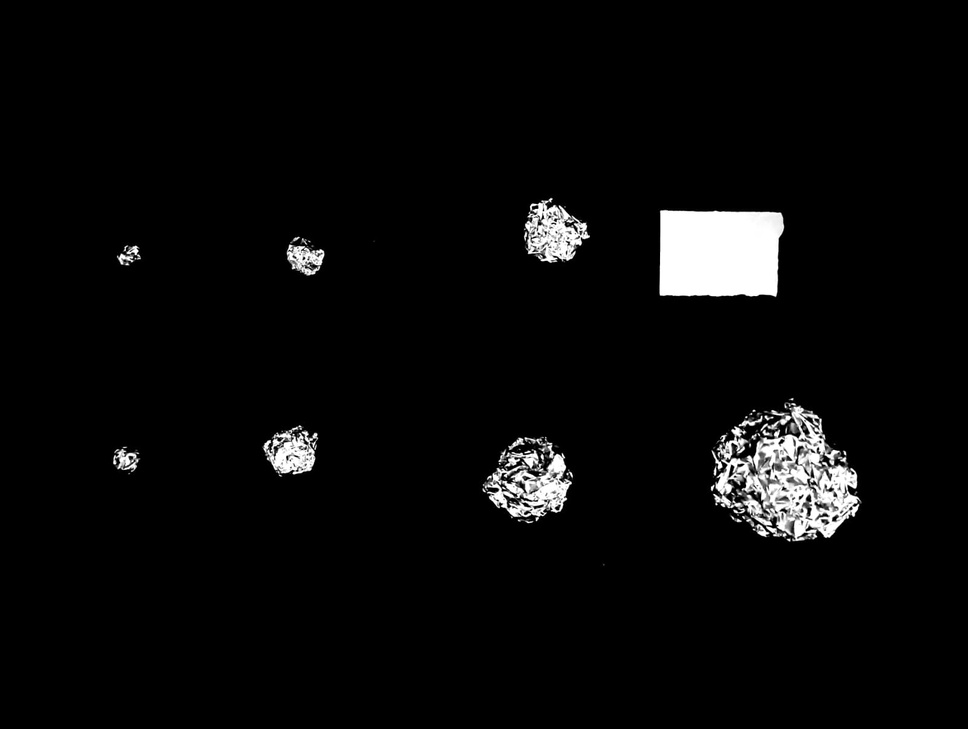
#> input picture Fractales/PapelAluminio.jpeg, 968 x 729 px, shrunk from 1600 x 1204 before the run
$ python PRPR.py
#> lines starting #> are read from the running program, lines starting #| are printed output that depends on the picture; after the words box and inside, x2 and y2 are one past the last pixel; in counts of white or black regions, pixels touching at a corner belong together
import cv2
import numpy as np
AREA_BASE = 54*38 #mm²

img = cv2.imread('PapelAluminio.jpeg')
#> img is the input picture: shape (729, 968, 3); min 0, max 255, mean 9.7
#cv2.imshow('Original', img)

#ret,thresh1 = cv2.threshold(img,127,255,cv2.THRESH_BINARY)

#img = thresh1


gray = cv2.cvtColor(img, cv2.COLOR_BGR2GRAY)

canny = cv2.Canny(gray, 70, 500)
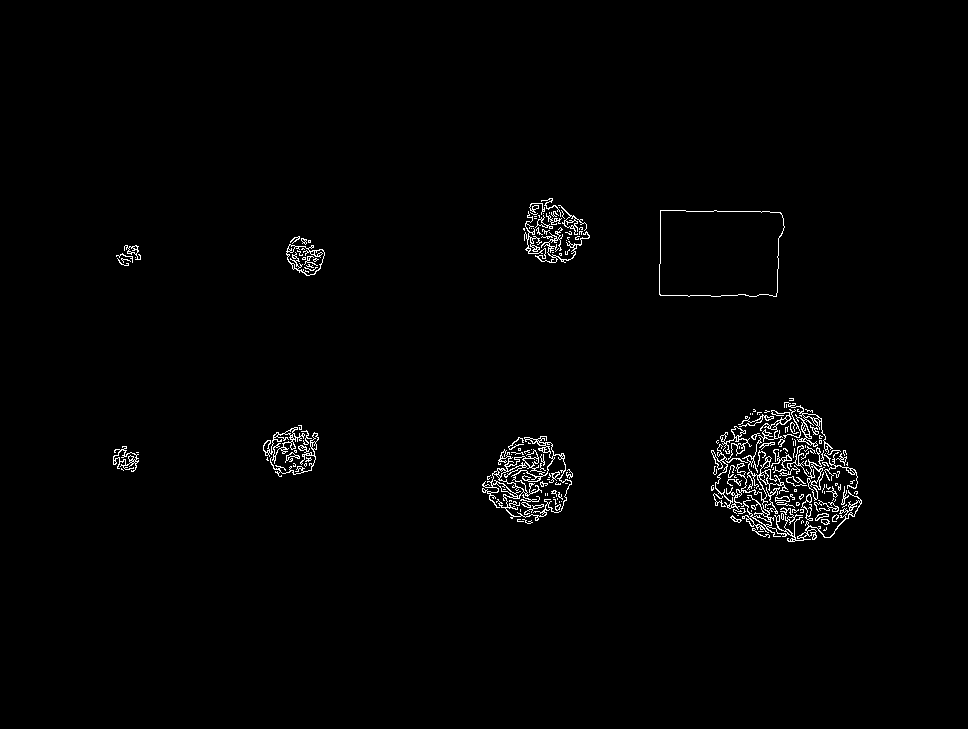
#> canny: shape (729, 968); 1.4% white in thin lines or dots, all inside (x1, y1, x2, y2) = (113, 198, 862, 542)

contours, hierarchy = cv2.findContours(canny, cv2.RETR_EXTERNAL, cv2.CHAIN_APPROX_NONE)
#> contours = 164 contours, 131 with area under 20; largest, box (x1, y1, x2, y2) and area: (659, 210, 785, 297) 10044, (482, 436, 572, 521) 3516, (711, 437, 862, 542) 897, (286, 244, 325, 276) 803, (784, 402, 841, 455) 284
print("Number of Contours = " ,len(contours))
#| Number of Contours =  164
#cv2.imshow('Canny Edges', canny)

for i, cnt in enumerate(contours):
	M = cv2.moments(cnt)
	if M['m00'] != 0.0:
		x1 = int(M['m10']/M['m00'])
		y1 = int(M['m01']/M['m00'])
	area = cv2.contourArea(cnt)
	perimeter = cv2.arcLength(cnt, True)
	perimeter = round(perimeter, 4)
	print(f'Area of contour :', area)
	#print(f'Perimeter of contour {i+1}:', perimeter)
	img = cv2.drawContours(img, [cnt], -1, (0,255,255), 3)
	cv2.putText(img, f'Area :{area}', (x1, y1), cv2.FONT_HERSHEY_SIMPLEX, 0.6, (0, 255, 0), 2)
#> this loop made 164 passes
#> (x1, y1, area, perimeter) on passes 4, 7, 9, 11, 23, 27, 28, 35, 37, 38: (824, 521, 31.5, 23.9), (753, 523, 61, 92.91), (735, 519, 29, 27.8), (821, 515, 42.5, 34.73), (831, 508, 28.5, 163.9), (782, 498, 46.5, 37.9), (808, 503, 49, 129.9), (773, 499, 21, 144.9), (843, 499, 20, 62.63), (834, 493, 21, 38.97)
#> (x1, y1) on passes 61 to 66: (305, 464), (294, 465), (846, 464), (825, 463), (291, 459), (308, 459)
#| Area of contour : 10.5
#| Area of contour : 1.0
#| Area of contour : 0.0
#| Area of contour : 31.5
#| Area of contour : 1.0
#| Area of contour : 1.0
#| Area of contour : 61.0
#| Area of contour : 0.0
#> (further printed lines are left out)
#> pass 2, `img = cv2.drawContours(img, [cnt], -1, (0,255,255), 3)`:
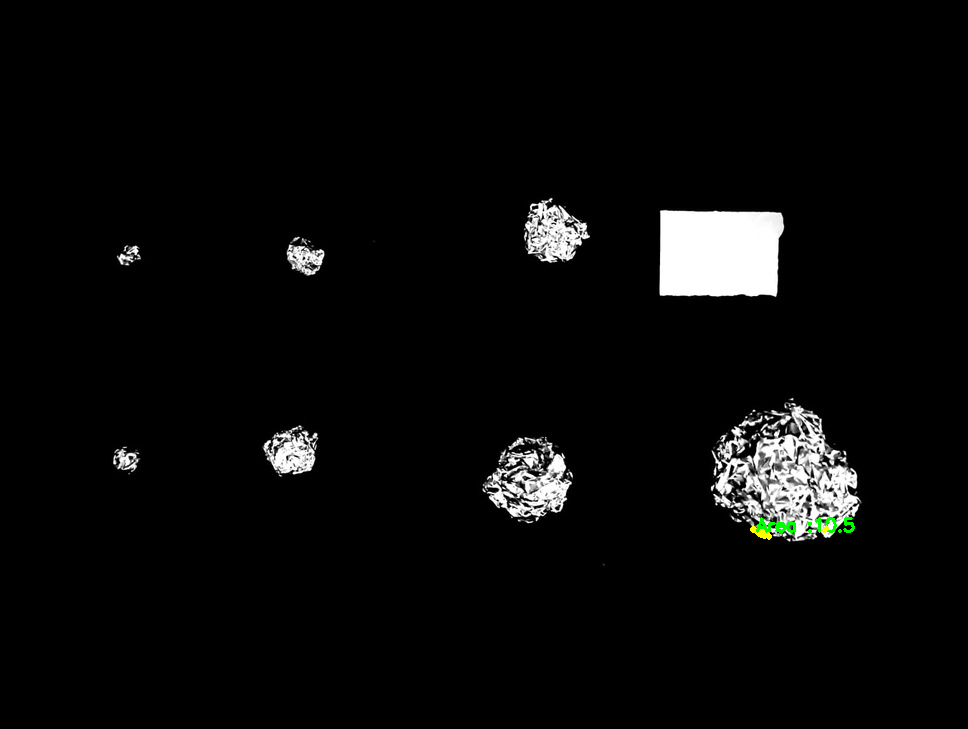
#> img: shape (729, 968, 3); mean B, G, R 9.5, 9.8, 9.6
#> pass 3, `img = cv2.drawContours(img, [cnt], -1, (0,255,255), 3)`:
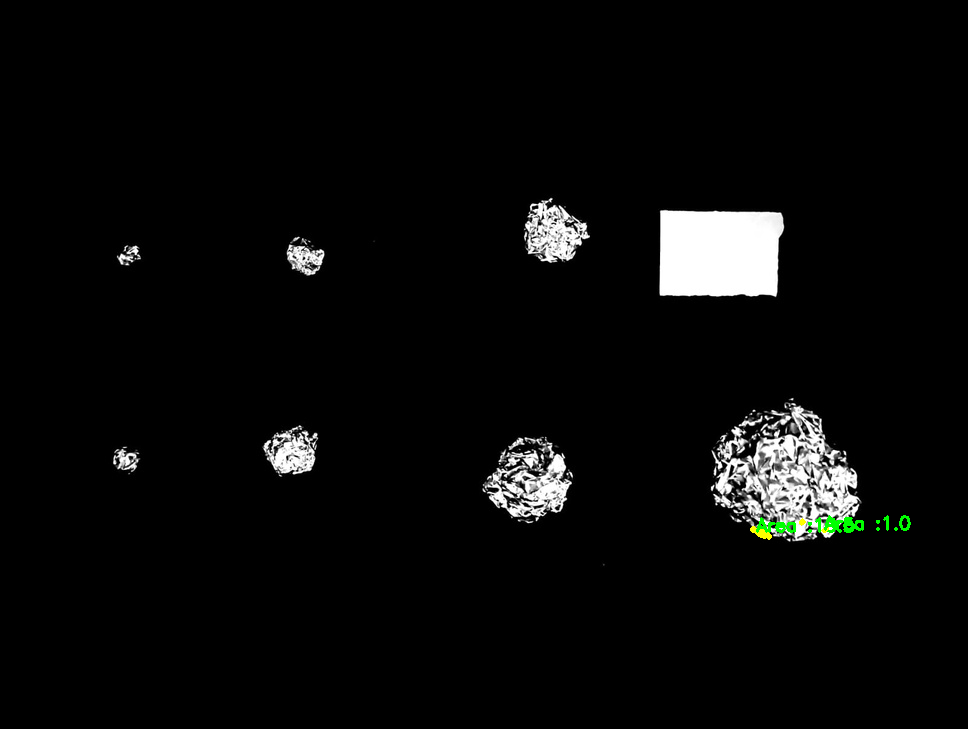
#> img: shape (729, 968, 3); 0.06% of pixels changed, all inside (x1, y1, x2, y2) = (799, 515, 911, 531)
#> after the loop:
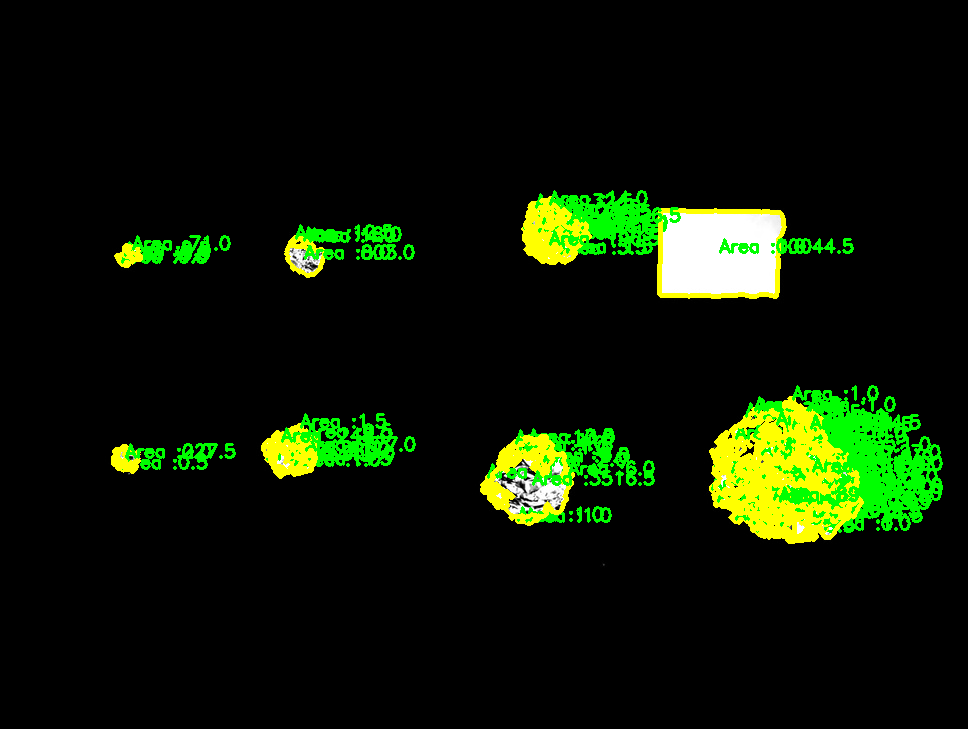
#> img: shape (729, 968, 3); 7.6% of pixels changed, all inside (x1, y1, x2, y2) = (111, 190, 943, 544)


cv2.imshow('Contours', img)
cv2.waitKey(0)

$ run again, with Fractales/PapelComprimido.jpeg copied over Fractales/PapelAluminio.jpeg
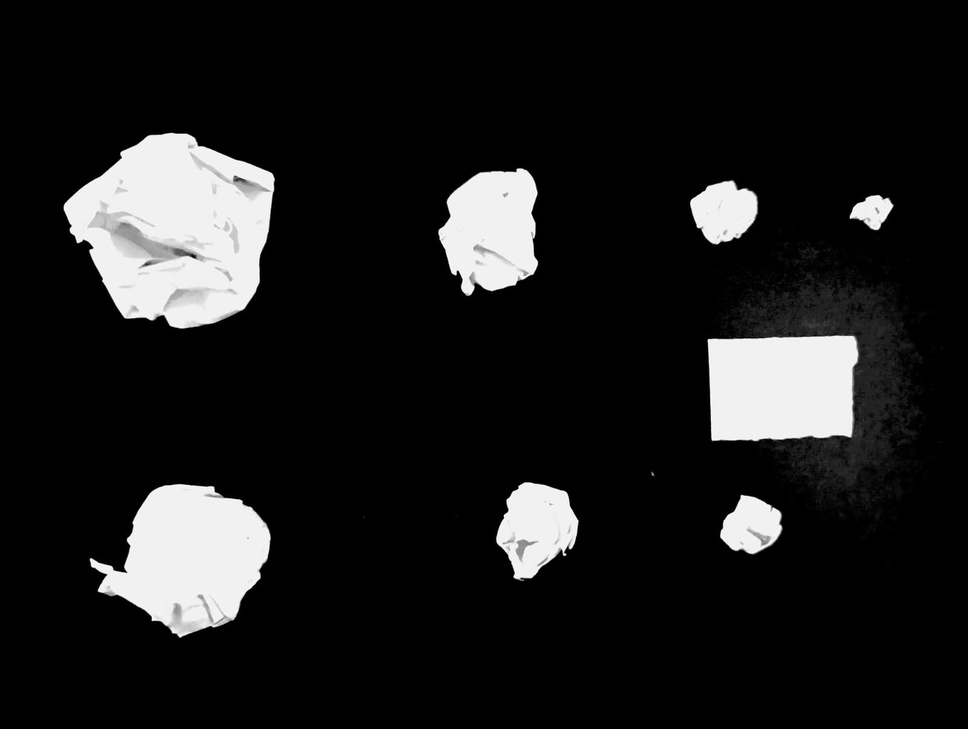
#> input picture Fractales/PapelComprimido.jpeg, 968 x 729 px, shrunk from 1600 x 1204 before the run
#> img is the input picture: shape (729, 968, 3); min 0, max 255, mean 28.5
#> `canny = cv2.Canny(gray, 70, 500)`:
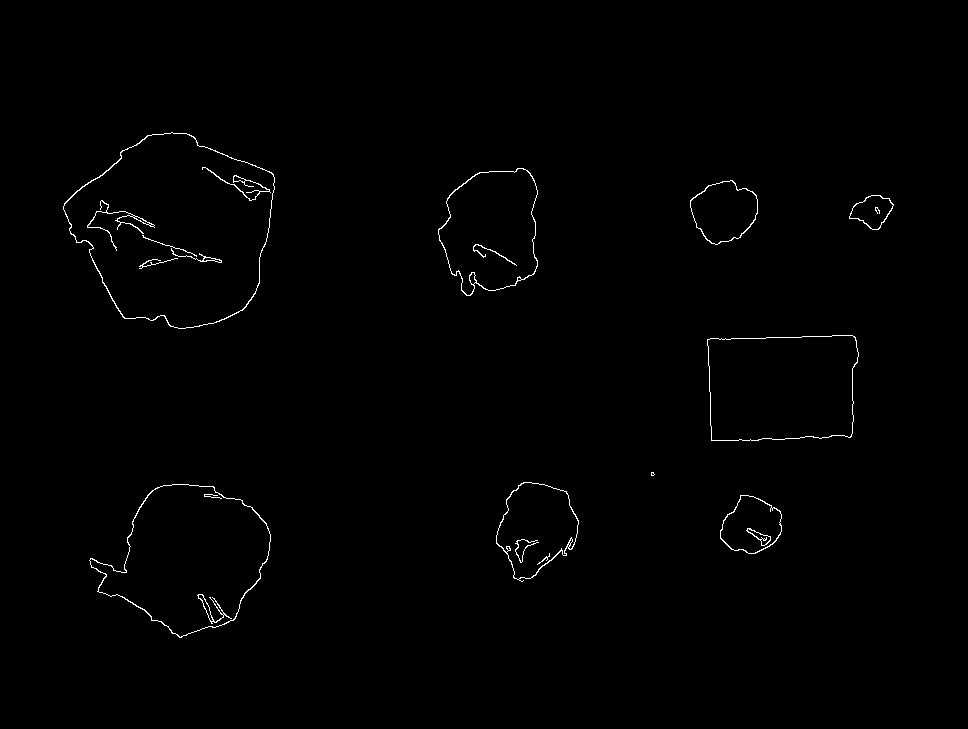
#> canny: shape (729, 968); 0.66% white in thin lines or dots, all inside (x1, y1, x2, y2) = (63, 132, 894, 638)
#> contours = 9 contours, 1 with area under 20; largest, box (x1, y1, x2, y2) and area: (63, 132, 275, 329) 29354, (89, 484, 271, 638) 17362, (707, 335, 859, 441) 14579, (438, 168, 538, 296) 9568, (496, 482, 579, 582) 5458, (690, 180, 758, 245) 3062, (720, 495, 782, 554) 2562, (849, 195, 894, 230) 938
#| Number of Contours =  9
#> the loop `for i, cnt in enumerate(contours):` made 9 passes
#> (x1, y1, area, perimeter) on passes 1, 2, 3, 5, 6, 7, 8, 9: (751, 525, 2562.5, 203.2), (189, 557, 17362, 608.6), (536, 527, 5458, 332.9), (781, 387, 14579, 507.9), (872, 210, 937.5, 129.6), (723, 211, 3061.5, 221.7), (491, 229, 9568, 429.5), (175, 229, 29353.5, 706)
#> (printed output is left out)
#> after the loop `for i, cnt in enumerate(contours):`:
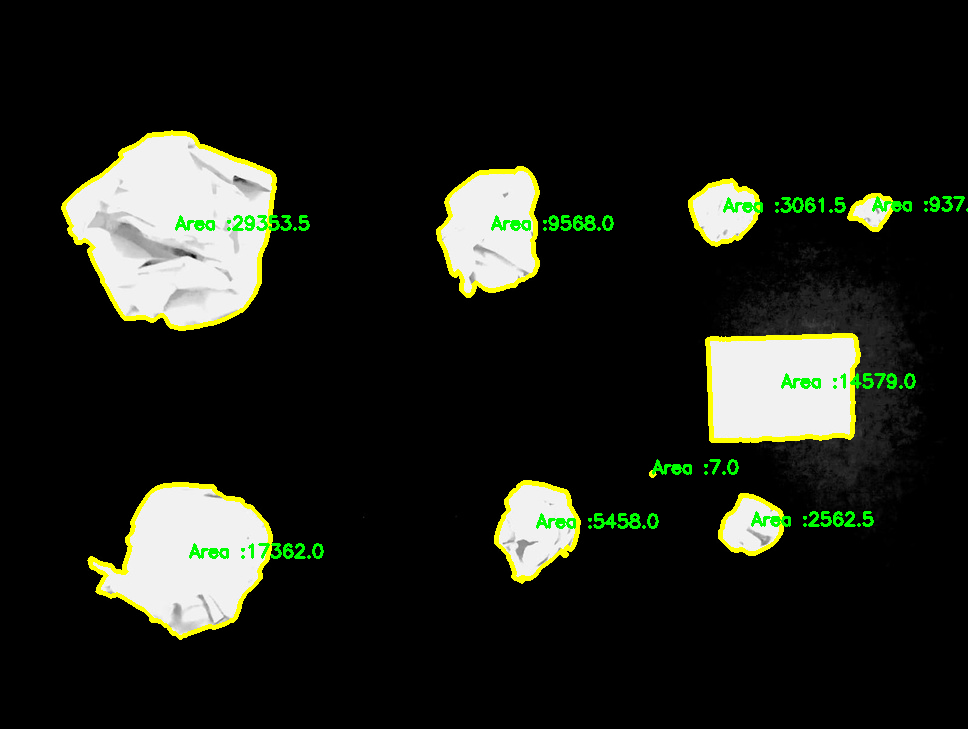
#> img: shape (729, 968, 3); mean B, G, R 25.3, 32.8, 30.2

$ run again, with Fractales/PapelSuave.jpeg copied over Fractales/PapelAluminio.jpeg
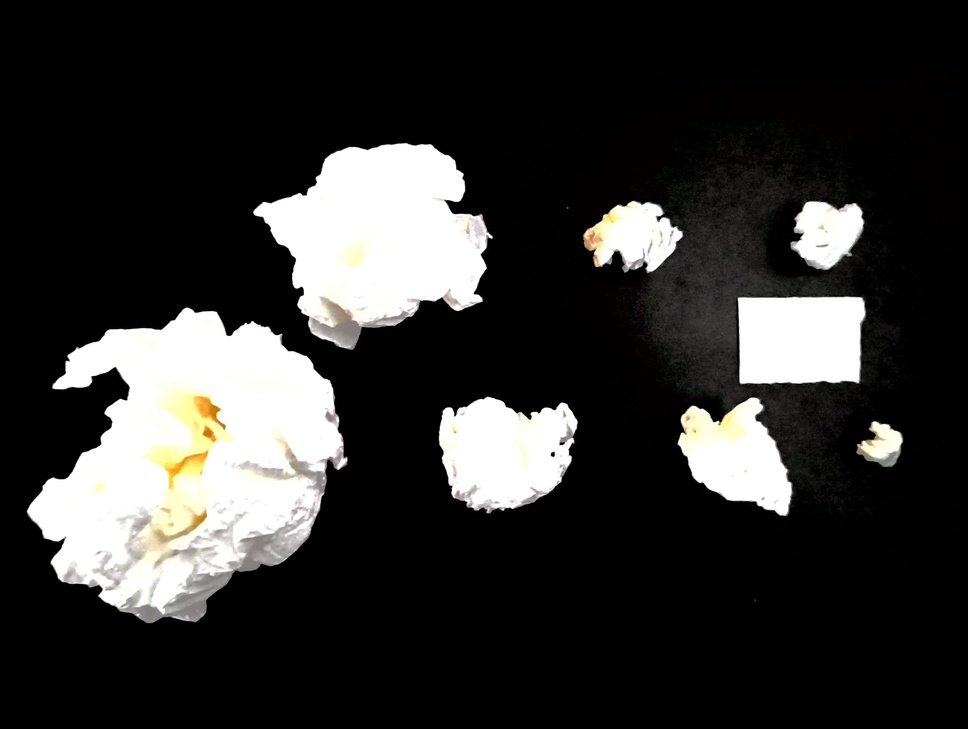
#> input picture Fractales/PapelSuave.jpeg, 968 x 729 px, shrunk from 2040 x 1536 before the run
#> img is the input picture: shape (729, 968, 3); mean B, G, R 47.6, 48.9, 49.3
#> `canny = cv2.Canny(gray, 70, 500)`:
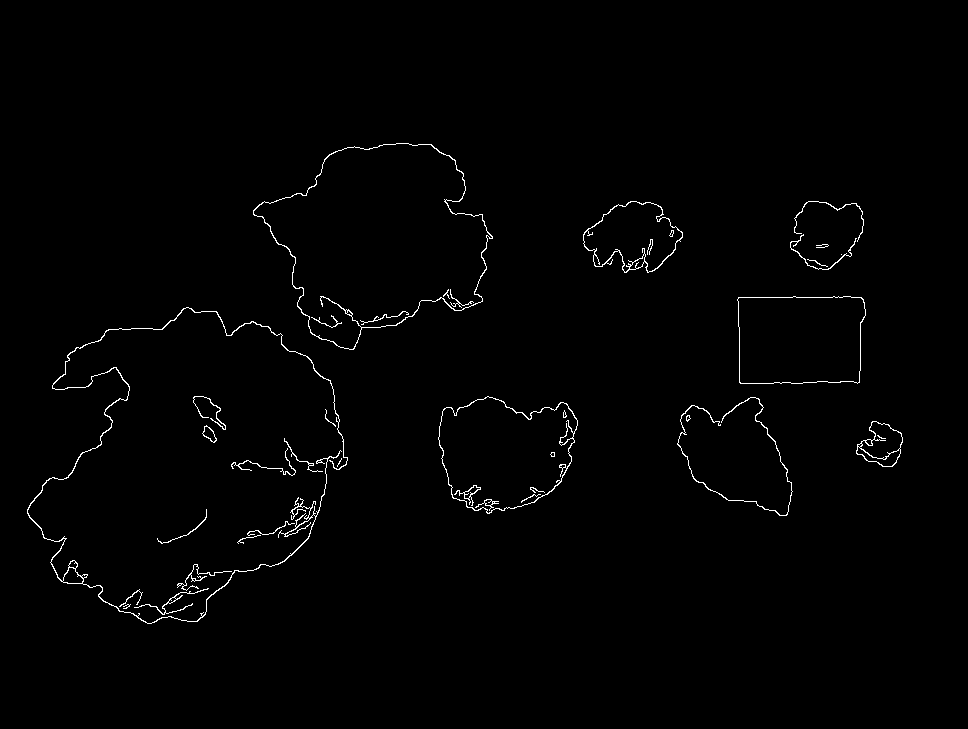
#> canny: shape (729, 968); 1% white in thin lines or dots, all inside (x1, y1, x2, y2) = (27, 143, 903, 624)
#> contours = 26 contours, 10 with area under 20; largest, box (x1, y1, x2, y2) and area: (253, 143, 493, 350) 31115, (438, 396, 578, 514) 12030, (737, 296, 866, 384) 10438, (583, 201, 683, 273) 4630, (856, 421, 903, 467) 1332
#| Number of Contours =  26
#> the loop `for i, cnt in enumerate(contours):` made 26 passes
#> (x1, y1, area, perimeter) on passes 3, 4, 7, 9, 10, 11, 12, 15: (172, 601, 65.5, 288.5), (191, 579, 38, 292.2), (189, 529, 22, 142), (262, 465, 30.5, 272.7), (300, 457, 24, 141.1), (209, 433, 122.5, 49.7), (881, 445, 1332, 168.4), (731, 442, 117.5, 888.4)
#> (printed output is left out)
#> after the loop `for i, cnt in enumerate(contours):`:
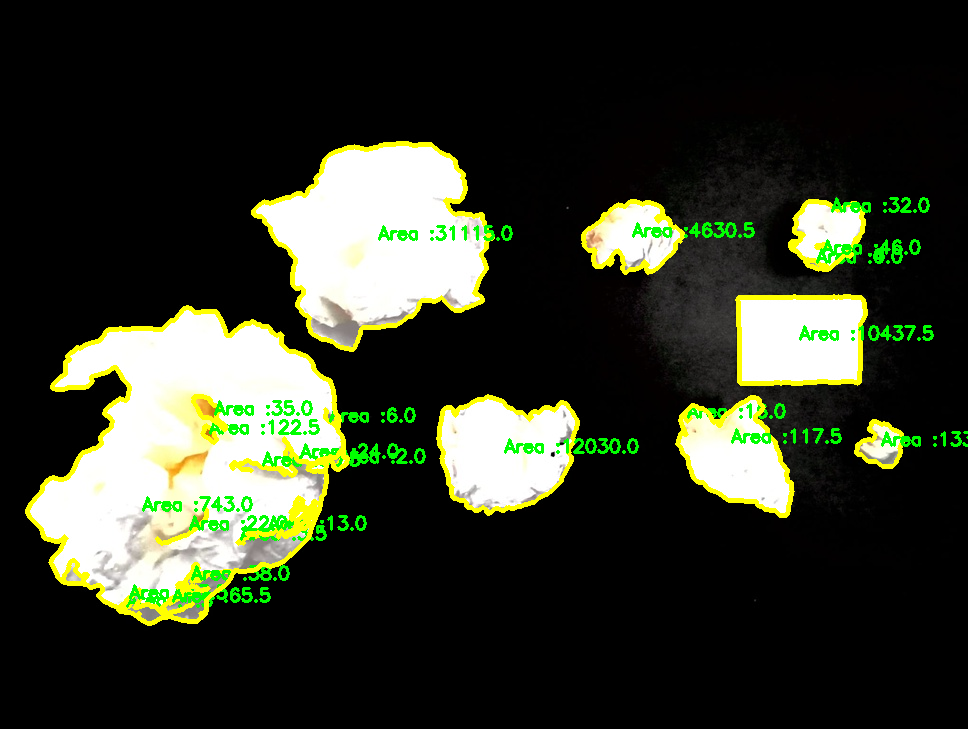
#> img: shape (729, 968, 3); mean B, G, R 40.7, 55.4, 50.8
